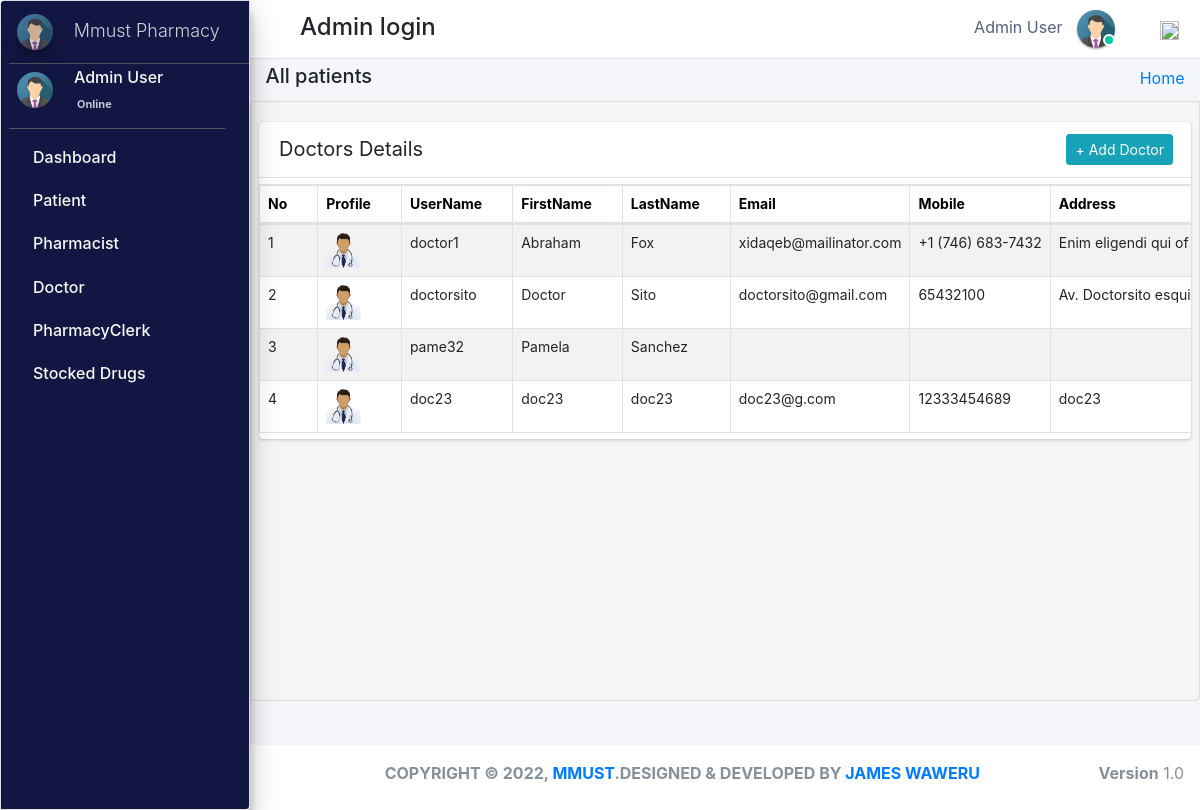
The app's page /admin_user/manage_doctor/ (signed in), older data.
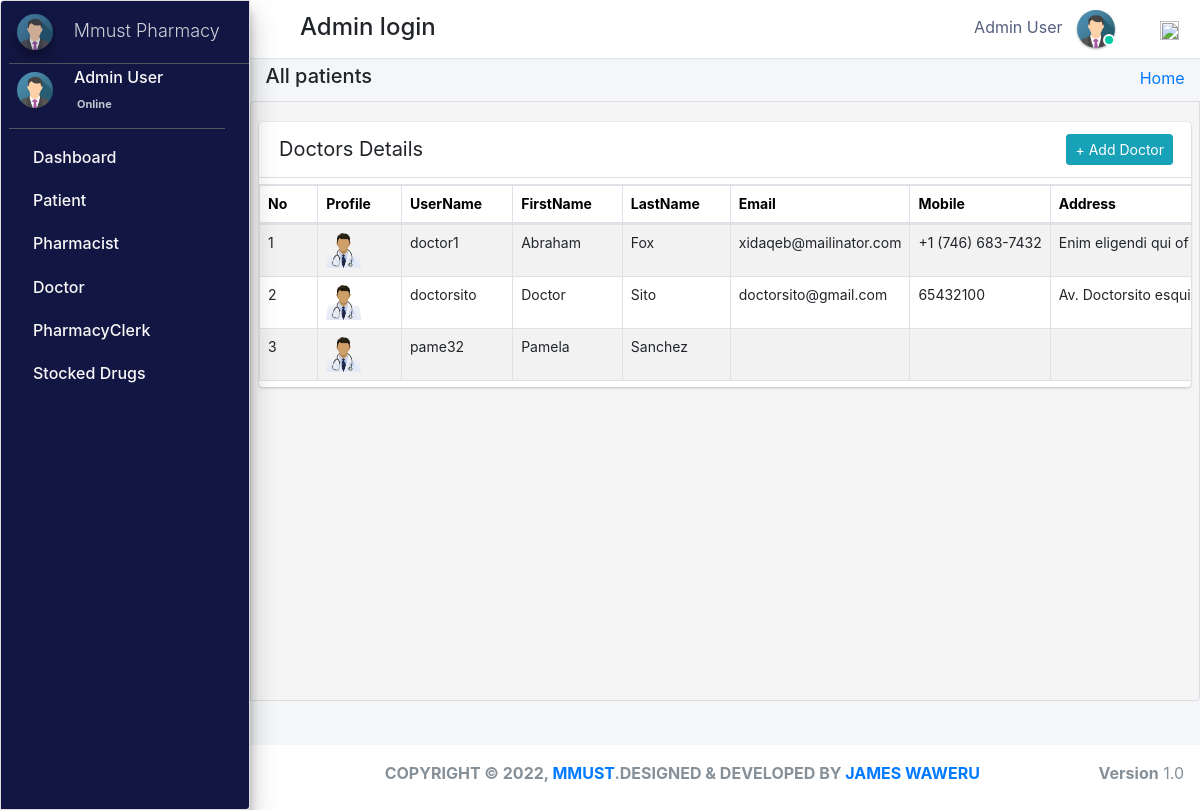
The same page, newer data.
### pharmacy/models.py (models this page shows, shortened)
class Doctor(models.Model):
    gender_category=(
        ('Male','Male'),
        ('Female','Female'),
    )
    admin = models.OneToOneField(CustomUser,null=True, on_delete = models.CASCADE)
    emp_no=models.CharField(max_length=100,null=True,blank=True)
    age= models.IntegerField(default='0', blank=True, null=True)
    gender=models.CharField(max_length=100,null=True,choices=gender_category)
    mobile=models.CharField(max_length=10,null=True,blank=True)
    address=models.CharField(max_length=300,null=True,blank=True)
    profile_pic=models.ImageField(default="doctor.png",null=True,blank=True)
    created_at = models.DateTimeField(auto_now_add=True)
    updated_at = models.DateTimeField(auto_now=True)
    objects = models.Manager()

class CustomUser(AbstractUser):
    user_type_data = ((1, "AdminHOD"), (2, "Pharmacist"), (3, "Doctor"), (4, "PharmacyClerk"),(5, "Patients"))
    user_type = models.CharField(default=1, choices=user_type_data, max_length=10)

### pharmacy/HODViews.py (the view)
# urls.py: path('admin_user/manage_doctor/',HODViews.manageDoctor,name='manage_doctor'),
def manage_doctor(request):
    staffs = Doctor.objects.all()
    context = {
        "staffs": staffs,
        "title": "Dotors Details"
    }
    return render(request, 'hod_templates/manage_doctor.html', context)

### pharmacy/templates/hod_templates/manage_doctor.html (shortened to what this page needs)
{% extends 'hod_templates/base_template.html'%} {% block page_title %}
<h5>All patients</h5>
{% endblock page_title %} {% block main_content %}
<section class="content">
    <div class="row">
        <div class="col-md-12">
            <div class="card card-primar sc">
                <div class="card-header">
                    <span>Doctors Details</span>
                    <div class="card-tools d-flex">
                        <a class="btn btn-sm btn-info mr-2" href="{% url 'add_doctor' %}" role="button">+ Add Doctor</a>
                    </div>
                </div>
                <table class="table table-bordered table-hover dataTable" id="plist">
                    <thead>
                        <tr>
                            <th>No</th>
                            <th>Profile</th>
                            <th>UserName</th>
                            <th>FirstName</th>
                            <th>LastName</th>
                            <th>Email</th>
                            <th>Mobile</th>
                            <th>Address</th>
                        </tr>
                    </thead>
                    <tbody>
                        {% for staff in staffs %}
                        <tr class="hov">
                            <td>{{forloop.counter}}</td>
                            <td> <img src="{{staff.profile_pic.url}}" class="" width="35" height="35" alt=""></td>
                            <td>{{staff.admin.username}}</td>
                            <td>{{staff.admin.first_name}}</td>
                            <td>{{staff.admin.last_name}}</td>
                            <td>{{staff.admin.email}}</td>
                            <td>{{staff.mobile}}</td>
                            <td>{{staff.address}}</td>
                        </tr>
                        {% endfor %}
                    </tbody>
                </table>
            </div>
        </div>
    </div>
</section>
{% endblock %}

Row changes from the older to the newer data that the page shows:
removed Doctor: profile_pic (picture), admin.username "doc23", admin.first_name "doc23", admin.last_name "doc23", admin.email "doc23@g.com", mobile "12333454689", address "doc23"
